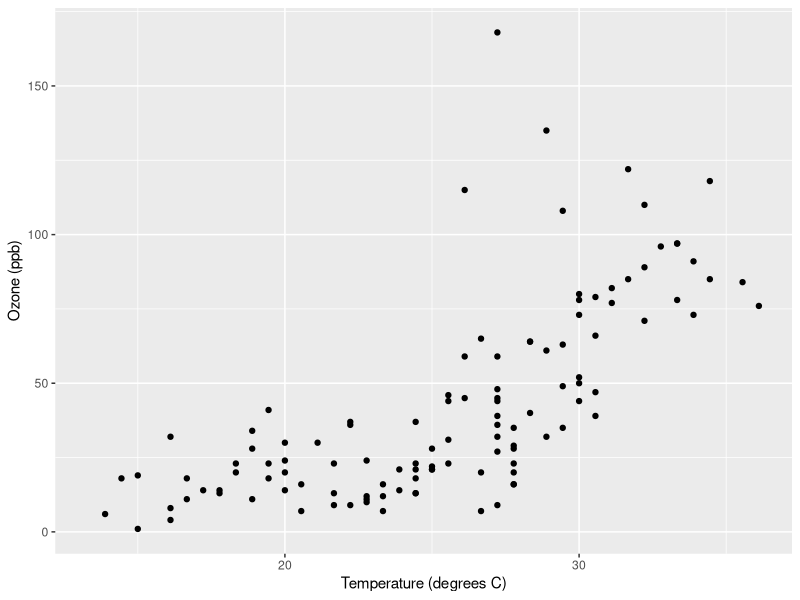
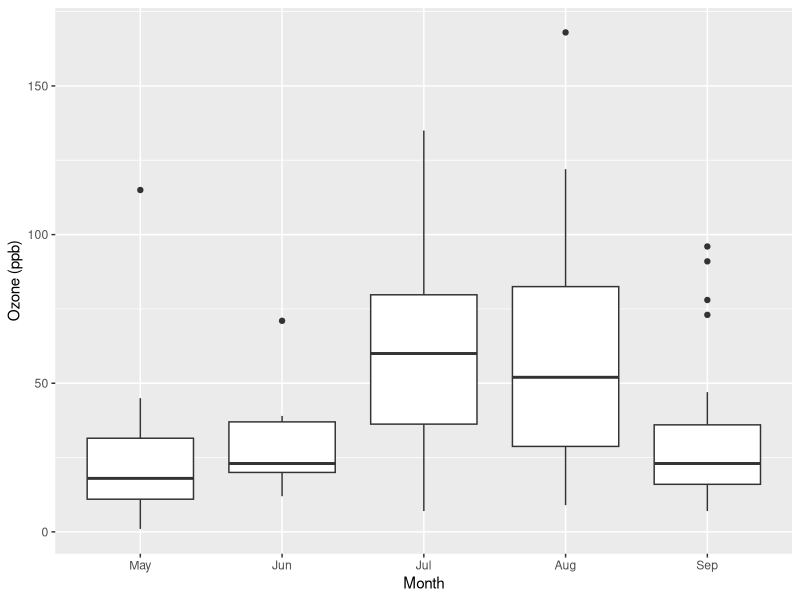

Source code (R) for these figures, in order:
## ---- chunk 1
knitr::opts_chunk$set(echo = TRUE)
## ---- chunk 2
# 2 + 3 * 4                      -> 14   (multiplication before addition)
# (2 + 3) * 4                    -> 20
# 2^3                            -> 8
# 10 %/% 3                       -> 3    (integer division)
# 10 %% 3                        -> 1    (remainder)
# c(1, 2, 3) * 2                 -> 2 4 6   (operation applied to every element)
# c(1, 2, 3) + c(10, 20, 30)     -> 11 22 33   (element by element)
# c(1, 2, 3, 4) + c(10, 20)      -> 11 22 13 24   (the shorter vector is "recycled")
# sum(c(TRUE, TRUE, FALSE, TRUE))-> 3    (TRUE counts as 1, FALSE as 0)
# "a" == "A"                     -> FALSE  (R is case sensitive)

# Check:
2 + 3 * 4
(2 + 3) * 4
2^3
10 %/% 3
10 %% 3
c(1, 2, 3) * 2
c(1, 2, 3) + c(10, 20, 30)
c(1, 2, 3, 4) + c(10, 20)
sum(c(TRUE, TRUE, FALSE, TRUE))
"a" == "A"
## ---- chunk 3
# 1.
my_name <- "Rosalind"
birth_year <- 2005
age <- 2026 - birth_year

# 2.
print(paste("My name is", my_name, "and I am", age, "years old."))

# 3.
gene_length <- 1500
gene_length %/% 3          # 500 complete codons
gene_length %% 3           # remainder 0
gene_length %% 3 == 0      # TRUE -> multiple of 3

gene_length <- 2000
gene_length %/% 3          # 666 complete codons
gene_length %% 3           # remainder 2
gene_length %% 3 == 0      # FALSE -> not a multiple of 3

# 4.
x <- 5
x <- x + 1                 # x is now 6
x <- x * 2                 # x is now 12
x

# 5.
a <- 1; b <- 2; z <- 3
ls()
rm(b)
ls()
## ---- chunk 4
expr <- c(5.2, 7.8, 6.1, 9.4, 3.3, 8.0, 7.1, 4.6)
## ---- chunk 5
# 1.
length(expr); mean(expr); median(expr); min(expr); max(expr); range(expr); sd(expr)
round(mean(expr), 2)

# 2.
samples <- paste0("S", 1:8)
names(expr) <- samples
expr

# 3.
expr["S4"]
expr[c("S1", "S5")]

# 4.
names(expr)[which.max(expr)]     # S4
names(expr)[which.min(expr)]     # S5

# 5.
expr_centered <- expr - mean(expr)
mean(expr_centered)              # (almost) 0
log2(expr)

# 6.
expr > 7
names(expr)[expr > 7]            # S2 S4 S6 S7
sum(expr > 7)                    # 4
mean(expr > 7) * 100             # 50 %

# 7.
group <- rep(c("ctrl", "treated"), each = 4)
mean(expr[group == "ctrl"])      # 7.125
mean(expr[group == "treated"])   # 5.75

# 8.
rep(c("ctrl", "treated"), each = 4)    # ctrl ctrl ctrl ctrl treated treated treated treated
rep(c("ctrl", "treated"), times = 4)   # ctrl treated ctrl treated ... (whole vector repeated)

# 9.
sort(expr)
sort(expr, decreasing = TRUE)
names(expr)[order(expr, decreasing = TRUE)][1:3]    # S4 S6 S2

# 10.
seq(0, 100, by = 10)
seq(0, 1, length.out = 5)
sum(1:100)                                          # 5050
## ---- chunk 6
dna <- c("A", "T", "G", "C", "G", "G", "A", "T")
## ---- chunk 7
# 1.
v <- c(2, 4, NA, 8)
mean(v)                      # NA: if one value is unknown, the mean is unknown
mean(v, na.rm = TRUE)        # 4.666667: remove the NAs before computing
is.na(v)
sum(is.na(v))                # 1
v[!is.na(v)]                 # 2 4 8

# 2.
class(42)      # "numeric"
class(42L)     # "integer"  (the L makes it an integer)
class("42")    # "character" (looks like a number, but is text!)
class(TRUE)    # "logical"
class(NA)      # "logical"

# 3.
str(c(1, "a", TRUE))         # chr: "1" "a" "TRUE"  -> everything becomes text
str(c(1, TRUE, FALSE))       # num: 1 1 0          -> logicals become numbers

# 4.
as.numeric("3.14")           # 3.14
as.numeric("abc")            # NA, with a warning: NAs introduced by coercion
as.numeric(c(TRUE, FALSE, TRUE))   # 1 0 1

# 5.
table(dna)                   # A: 2, C: 1, G: 3, T: 2
is_gc <- dna %in% c("G", "C")
sum(is_gc)                   # 4
mean(is_gc)                  # 0.5 -> GC content of 50 %

# 6.
letters_dna <- strsplit("ATGCGCGATATTAGCGGC", split = "")[[1]]
mean(letters_dna %in% c("G", "C")) * 100     # 55.55556 %
# strsplit() returns a list with one element per input string;
# [[1]] extracts the first (and here only) element, i.e. the vector of letters.
## ---- chunk 8
set.seed(42)
expr_mat <- matrix(round(runif(20, min = 0, max = 100)), nrow = 5, ncol = 4)
expr_mat
## ---- chunk 9
# 1.
rownames(expr_mat) <- paste0("Gene", 1:5)
colnames(expr_mat) <- paste0("Sample", 1:4)
expr_mat

# 2.
expr_mat[3, 2]
expr_mat["Gene3", "Sample2"]
expr_mat[, 1]
expr_mat[, "Sample1"]
expr_mat[c(2, 4), ]
expr_mat[c("Gene2", "Gene4"), ]

# 3.
rowMeans(expr_mat)
colSums(expr_mat)
names(which.max(rowMeans(expr_mat)))

# 4.
expr_mat > 20
rowSums(expr_mat > 20) == ncol(expr_mat)                       # TRUE for genes above 20 everywhere
rownames(expr_mat)[rowSums(expr_mat > 20) == ncol(expr_mat)]   # their names

# 5.
expr_mat <- cbind(expr_mat, Sample5 = c(10, 20, 30, 40, 50))
expr_mat <- rbind(expr_mat, Gene6 = c(5, 15, 25, 35, 45))
dim(expr_mat)        # 6 5

# 6.
M <- matrix(1:12, nrow = 3, byrow = TRUE)
M
t(M)                 # dimensions change from 3 x 4 to 4 x 3
dim(t(M))
M[M > 6]
M[M %% 2 == 0]

# 7.
expr_norm <- apply(expr_mat, 2, function(x) 100 * x / sum(x))
colSums(expr_norm)   # 100 for every sample
## ---- chunk 10
patient <- list(id = "P001", age = 54, genes_mutated = c("TP53", "KRAS"), treated = TRUE)
## ---- chunk 11
# 1.
str(patient)
patient$age
patient[["age"]]
length(patient$genes_mutated)     # 2

# 2.
"TP53" %in% patient$genes_mutated     # TRUE
"BRCA1" %in% patient$genes_mutated    # FALSE

# 3.
patient$age <- 55
patient$genes_mutated <- c(patient$genes_mutated, "PIK3CA")
patient$stage <- "II"
patient$treated <- NULL
str(patient)

# 4.
patient2 <- list(id = "P002", age = 61, genes_mutated = c("BRCA1"), treated = FALSE)
cohort <- list(P001 = patient, P002 = patient2)
cohort$P002$age
cohort[["P002"]][["age"]]

# 5.
sapply(cohort, function(p) p$age)     # named vector: P001 55, P002 61
## ---- chunk 12
tg <- ToothGrowth
## ---- chunk 13
genes <- data.frame(
  gene = c("TP53", "BRCA1", "MYC", "EGFR", "KRAS", "GAPDH"),
  chromosome = c("17", "17", "8", "7", "12", "12"),
  expression = c(12.4, 8.1, 15.9, 6.3, 9.7, 20.2)
)
## ---- chunk 14
annotation <- data.frame(
  gene = c("TP53", "MYC", "EGFR", "PTEN"),
  type = c("tumor suppressor", "oncogene", "oncogene", "tumor suppressor")
)
## ---- chunk 15
# 1.
head(tg); dim(tg); str(tg); summary(tg); colnames(tg)
# 60 rows, 3 columns: len (numeric), supp (factor with levels OJ and VC), dose (numeric)

# 2.
mean(tg$len)
table(tg$supp)       # 30 animals for each supplement
table(tg$dose)       # 20 animals for each dose

# 3.
tg[tg$supp == "VC", ]
tg[tg$len > 25 & tg$dose == 2, ]
head(tg[order(tg$len), ], 5)

# 4.
mean(tg$len[tg$supp == "OJ"])      # about 20.7
mean(tg$len[tg$supp == "VC"])      # about 17.0 -> OJ is larger

# 5.
tg$long <- tg$len > 20
table(tg$supp, tg$long)

# 6.
tapply(tg$len, list(tg$supp, tg$dose), mean)
library(dplyr)
summarise(group_by(tg, supp, dose), mean_len = mean(len), .groups = "drop")

# 7.
genes[order(genes$expression, decreasing = TRUE), ]
genes$gene[which.max(genes$expression)]      # GAPDH

# 8.
chr17 <- genes[genes$chromosome == "17", ]
chr17
mean(chr17$expression)                       # 10.25

# 9.
genes$log2_expr <- log2(genes$expression)
genes$high <- genes$expression > 10
sum(genes$high)                              # 3 (TP53, MYC, GAPDH)

# 10.
merge(genes, annotation)                     # 3 rows (TP53, MYC, EGFR)
merge(genes, annotation, all = TRUE)         # 7 rows (PTEN is added, with NA for chromosome and expression)
merge(genes, annotation, all.x = TRUE)       # 6 rows (NA in "type" for genes without annotation)
genes$gene[!genes$gene %in% annotation$gene] # BRCA1 KRAS GAPDH
## ---- chunk 16
# 1. x <- c(1, 2, 3          -> missing closing parenthesis (R waits for more input: "+")
x <- c(1, 2, 3)

# 2. Mean(x)                 -> could not find function "Mean": R is case sensitive
mean(x)

# 3. my variable <- 5        -> unexpected symbol: names cannot contain spaces
my_variable <- 5

# 4. data.frame(a = 1:3, b = 1:2)  -> arguments imply differing number of rows: 3, 2
df <- data.frame(a = 1:3, b = c(1, 2, NA))

# 5. v[[5]]                  -> subscript out of bounds (note that v[5] would just return NA)
v <- c(1, 2, 3)
v[3]

# 6. "5" + 3                 -> non-numeric argument to binary operator ("5" is text)
as.numeric("5") + 3

# 7. mat[3, 1]               -> subscript out of bounds: mat has only 2 rows
mat <- matrix(1:6, nrow = 2)
mat[2, 1]

# 8. library(dplir)          -> there is no package called 'dplir' (typo)
library(dplyr)
## ---- chunk 17
library(dplyr)
library(ggplot2)
aq <- airquality
## ---- chunk 18
# 1.
dim(aq)                                  # 153 rows, 6 columns
head(aq)
summary(aq)

# 2.
colSums(is.na(aq))                       # Ozone: 37, Solar.R: 7

# 3.
mean(aq$Ozone, na.rm = TRUE)             # about 42.1

# 4.
aq[which.max(aq$Temp), ]                 # the Month and Day columns give the date
aq$Month[which.max(aq$Temp)]

# 5.
aq$Temp_C <- (aq$Temp - 32) * 5 / 9

# 6.
aq_complete <- filter(aq, !is.na(Ozone))
nrow(aq_complete)                        # 116
aq_by_month <- group_by(aq_complete, Month)
summarise(aq_by_month, mean_ozone = mean(Ozone), n = n())

# 7.
ggplot(aq, aes(x = Temp_C, y = Ozone)) +
  geom_point() +
  labs(x = "Temperature (degrees C)", y = "Ozone (ppb)")
# The warmer the day, the higher the ozone concentration.

# 8.
aq$Month <- factor(aq$Month, levels = 5:9, labels = month.abb[5:9])
ggplot(aq, aes(x = Month, y = Ozone)) +
  geom_boxplot() +
  labs(y = "Ozone (ppb)")
# R warns that rows containing non-finite values (the NAs) were removed.
